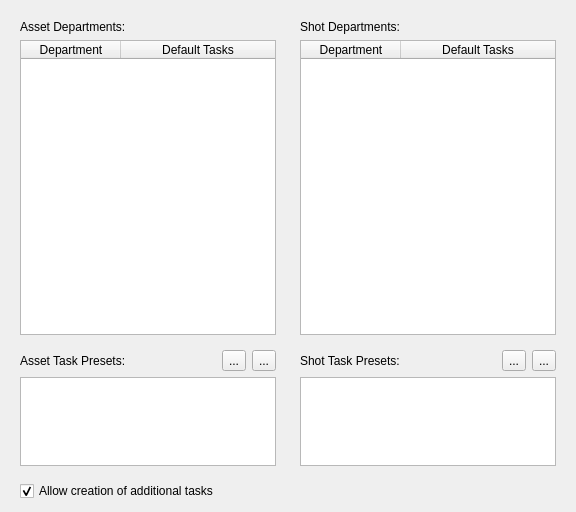
      <widget class="QWidget" name="tab_departments">
       <attribute name="title">
        <string>Departments</string>
       </attribute>
       <layout class="QVBoxLayout" name="verticalLayout_7">
        <item>
         <widget class="QWidget" name="widget_9" native="true">
          <layout class="QHBoxLayout" name="horizontalLayout_10">
           <property name="leftMargin">
            <number>0</number>
           </property>
           <property name="topMargin">
            <number>0</number>
           </property>
           <property name="rightMargin">
            <number>0</number>
           </property>
           <property name="bottomMargin">
            <number>0</number>
           </property>
           <item>
            <widget class="QWidget" name="widget_4" native="true">
             <layout class="QVBoxLayout" name="verticalLayout_5">
              <item>
               <widget class="QWidget" name="w_assetDepartmentHeader" native="true">
                <layout class="QHBoxLayout" name="horizontalLayout_8">
                 <property name="leftMargin">
                  <number>0</number>
                 </property>
                 <property name="topMargin">
                  <number>0</number>
                 </property>
                 <property name="rightMargin">
                  <number>0</number>
                 </property>
                 <property name="bottomMargin">
                  <number>0</number>
                 </property>
                 <item>
                  <widget class="QLabel" name="label_12">
                   <property name="text">
                    <string>Asset Departments:</string>
                   </property>
                  </widget>
                 </item>
                </layout>
               </widget>
              </item>
              <item>
               <widget class="QTableWidget" name="tw_assetDepartments">
                <property name="sizePolicy">
                 <sizepolicy hsizetype="Expanding" vsizetype="Expanding">
                  <horstretch>0</horstretch>
                  <verstretch>10</verstretch>
                 </sizepolicy>
                </property>
                <property name="contextMenuPolicy">
                 <enum>Qt::ContextMenuPolicy::CustomContextMenu</enum>
                </property>
                <property name="editTriggers">
                 <set>QAbstractItemView::EditTrigger::NoEditTriggers</set>
                </property>
                <property name="selectionMode">
                 <enum>QAbstractItemView::SelectionMode::ExtendedSelection</enum>
                </property>
                <property name="selectionBehavior">
                 <enum>QAbstractItemView::SelectionBehavior::SelectRows</enum>
                </property>
                <property name="verticalScrollMode">
                 <enum>QAbstractItemView::ScrollMode::ScrollPerPixel</enum>
                </property>
                <property name="horizontalScrollMode">
                 <enum>QAbstractItemView::ScrollMode::ScrollPerPixel</enum>
                </property>
                <property name="cornerButtonEnabled">
                 <bool>false</bool>
                </property>
                <property name="columnCount">
                 <number>2</number>
                </property>
                <attribute name="horizontalHeaderHighlightSections">
                 <bool>false</bool>
                </attribute>
                <attribute name="horizontalHeaderStretchLastSection">
                 <bool>true</bool>
                </attribute>
                <attribute name="verticalHeaderHighlightSections">
                 <bool>false</bool>
                </attribute>
                <column>
                 <property name="text">
                  <string>Department</string>
                 </property>
                </column>
                <column>
                 <property name="text">
                  <string>Default Tasks</string>
                 </property>
                </column>
               </widget>
              </item>
              <item>
               <widget class="QWidget" name="w_taskPresetsAsset" native="true">
                <layout class="QHBoxLayout" name="horizontalLayout_12">
                 <property name="leftMargin">
                  <number>0</number>
                 </property>
                 <property name="rightMargin">
                  <number>0</number>
                 </property>
                 <property name="bottomMargin">
                  <number>0</number>
                 </property>
                 <item>
                  <widget class="QLabel" name="l_taskPresetsAsset">
                   <property name="text">
                    <string>Asset Task Presets:</string>
                   </property>
                  </widget>
                 </item>
                 <item>
                  <spacer name="horizontalSpacer_22">
                   <property name="orientation">
                    <enum>Qt::Orientation::Horizontal</enum>
                   </property>
                   <property name="sizeHint" stdset="0">
                    <size>
                     <width>40</width>
                     <height>20</height>
                    </size>
                   </property>
                  </spacer>
                 </item>
                 <item>
                  <widget class="QToolButton" name="b_addTaskPresetsAsset">
                   <property name="text">
                    <string>...</string>
                   </property>
                  </widget>
                 </item>
                 <item>
                  <widget class="QToolButton" name="b_removeTaskPresetsAsset">
                   <property name="text">
                    <string>...</string>
                   </property>
                  </widget>
                 </item>
                </layout>
               </widget>
              </item>
              <item>
               <widget class="QListWidget" name="lw_taskPresetsAsset">
                <property name="sizePolicy">
                 <sizepolicy hsizetype="Expanding" vsizetype="Expanding">
                  <horstretch>0</horstretch>
                  <verstretch>3</verstretch>
                 </sizepolicy>
                </property>
                <property name="contextMenuPolicy">
                 <enum>Qt::ContextMenuPolicy::CustomContextMenu</enum>
                </property>
                <property name="editTriggers">
                 <set>QAbstractItemView::EditTrigger::NoEditTriggers</set>
                </property>
                <property name="verticalScrollMode">
                 <enum>QAbstractItemView::ScrollMode::ScrollPerPixel</enum>
                </property>
                <property name="horizontalScrollMode">
                 <enum>QAbstractItemView::ScrollMode::ScrollPerPixel</enum>
                </property>
               </widget>
              </item>
             </layout>
            </widget>
           </item>
           <item>
            <widget class="QWidget" name="widget_7" native="true">
             <layout class="QVBoxLayout" name="verticalLayout_6">
              <item>
               <widget class="QWidget" name="w_shotDepartmentHeader" native="true">
                <layout class="QHBoxLayout" name="horizontalLayout_9">
                 <property name="leftMargin">
                  <number>0</number>
                 </property>
                 <property name="topMargin">
                  <number>0</number>
                 </property>
                 <property name="rightMargin">
                  <number>0</number>
                 </property>
                 <property name="bottomMargin">
                  <number>0</number>
                 </property>
                 <item>
                  <widget class="QLabel" name="label_13">
                   <property name="text">
                    <string>Shot Departments:</string>
                   </property>
                  </widget>
                 </item>
                </layout>
               </widget>
              </item>
              <item>
               <widget class="QTableWidget" name="tw_shotDepartments">
                <property name="sizePolicy">
                 <sizepolicy hsizetype="Expanding" vsizetype="Expanding">
                  <horstretch>0</horstretch>
                  <verstretch>10</verstretch>
                 </sizepolicy>
                </property>
                <property name="contextMenuPolicy">
                 <enum>Qt::ContextMenuPolicy::CustomContextMenu</enum>
                </property>
                <property name="editTriggers">
                 <set>QAbstractItemView::EditTrigger::NoEditTriggers</set>
                </property>
                <property name="selectionMode">
                 <enum>QAbstractItemView::SelectionMode::ExtendedSelection</enum>
                </property>
                <property name="selectionBehavior">
                 <enum>QAbstractItemView::SelectionBehavior::SelectRows</enum>
                </property>
                <property name="verticalScrollMode">
                 <enum>QAbstractItemView::ScrollMode::ScrollPerPixel</enum>
                </property>
                <property name="horizontalScrollMode">
                 <enum>QAbstractItemView::ScrollMode::ScrollPerPixel</enum>
                </property>
                <property name="cornerButtonEnabled">
                 <bool>false</bool>
                </property>
                <property name="columnCount">
                 <number>2</number>
                </property>
                <attribute name="horizontalHeaderHighlightSections">
                 <bool>false</bool>
                </attribute>
                <attribute name="horizontalHeaderStretchLastSection">
                 <bool>true</bool>
                </attribute>
                <attribute name="verticalHeaderHighlightSections">
                 <bool>false</bool>
                </attribute>
                <column>
                 <property name="text">
                  <string>Department</string>
                 </property>
                </column>
                <column>
                 <property name="text">
                  <string>Default Tasks</string>
                 </property>
                </column>
               </widget>
              </item>
              <item>
               <widget class="QWidget" name="w_taskPresetsShot" native="true">
                <layout class="QHBoxLayout" name="horizontalLayout_15">
                 <property name="leftMargin">
                  <number>0</number>
                 </property>
                 <property name="rightMargin">
                  <number>0</number>
                 </property>
                 <property name="bottomMargin">
                  <number>0</number>
                 </property>
                 <item>
                  <widget class="QLabel" name="l_taskPresetsShot">
                   <property name="text">
                    <string>Shot Task Presets:</string>
                   </property>
                  </widget>
                 </item>
                 <item>
                  <spacer name="horizontalSpacer_23">
                   <property name="orientation">
                    <enum>Qt::Orientation::Horizontal</enum>
                   </property>
                   <property name="sizeHint" stdset="0">
                    <size>
                     <width>40</width>
                     <height>20</height>
                    </size>
                   </property>
                  </spacer>
                 </item>
                 <item>
                  <widget class="QToolButton" name="b_addTaskPresetsShot">
                   <property name="text">
                    <string>...</string>
                   </property>
                  </widget>
                 </item>
                 <item>
                  <widget class="QToolButton" name="b_removeTaskPresetsShot">
                   <property name="text">
                    <string>...</string>
                   </property>
                  </widget>
                 </item>
                </layout>
               </widget>
              </item>
              <item>
               <widget class="QListWidget" name="lw_taskPresetsShot">
                <property name="sizePolicy">
                 <sizepolicy hsizetype="Expanding" vsizetype="Expanding">
                  <horstretch>0</horstretch>
                  <verstretch>3</verstretch>
                 </sizepolicy>
                </property>
                <property name="contextMenuPolicy">
                 <enum>Qt::ContextMenuPolicy::CustomContextMenu</enum>
                </property>
                <property name="editTriggers">
                 <set>QAbstractItemView::EditTrigger::NoEditTriggers</set>
                </property>
                <property name="verticalScrollMode">
                 <enum>QAbstractItemView::ScrollMode::ScrollPerPixel</enum>
                </property>
                <property name="horizontalScrollMode">
                 <enum>QAbstractItemView::ScrollMode::ScrollPerPixel</enum>
                </property>
               </widget>
              </item>
             </layout>
            </widget>
           </item>
          </layout>
         </widget>
        </item>
        <item>
         <widget class="QWidget" name="widget_14" native="true">
          <layout class="QHBoxLayout" name="horizontalLayout_7">
           <property name="topMargin">
            <number>0</number>
           </property>
           <property name="bottomMargin">
            <number>0</number>
           </property>
           <item>
            <widget class="QCheckBox" name="chb_allowAdditionalTasks">
             <property name="text">
              <string>Allow creation of additional tasks</string>
             </property>
             <property name="checked">
              <bool>true</bool>
             </property>
            </widget>
           </item>
          </layout>
         </widget>
        </item>
       </layout>
      </widget>
